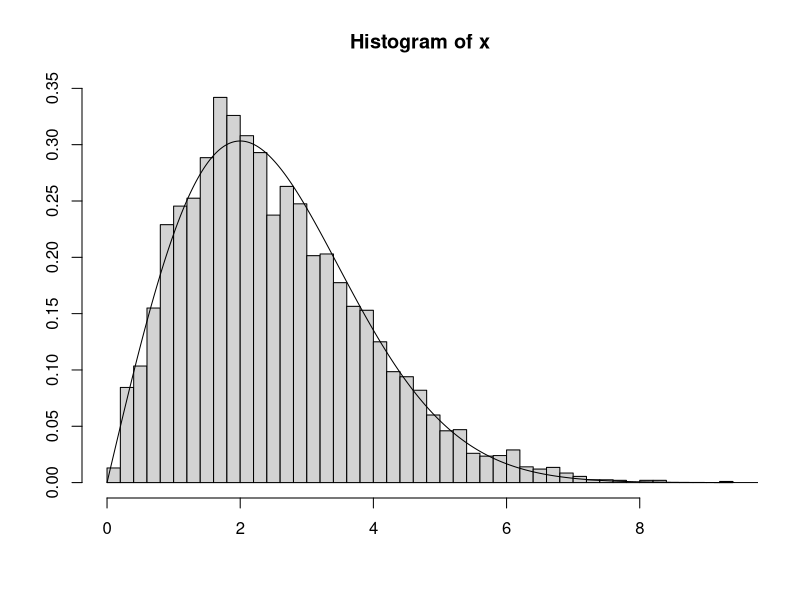
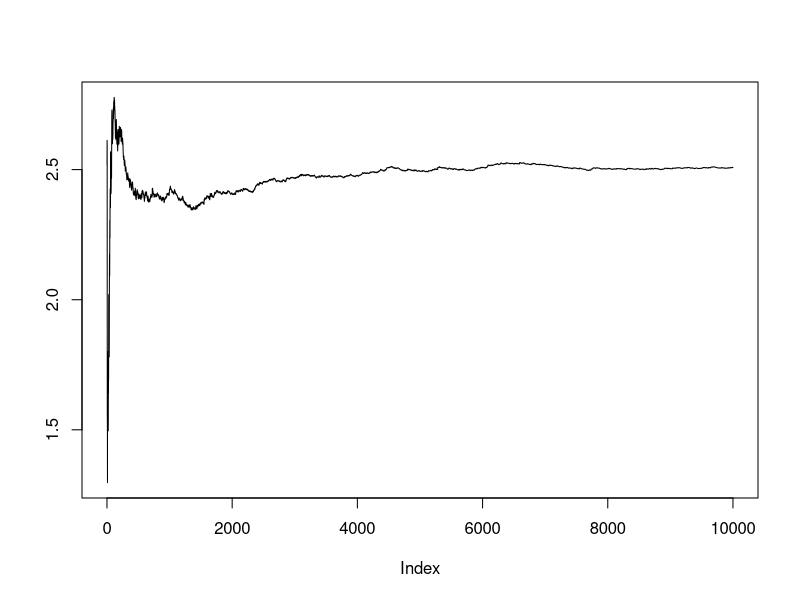
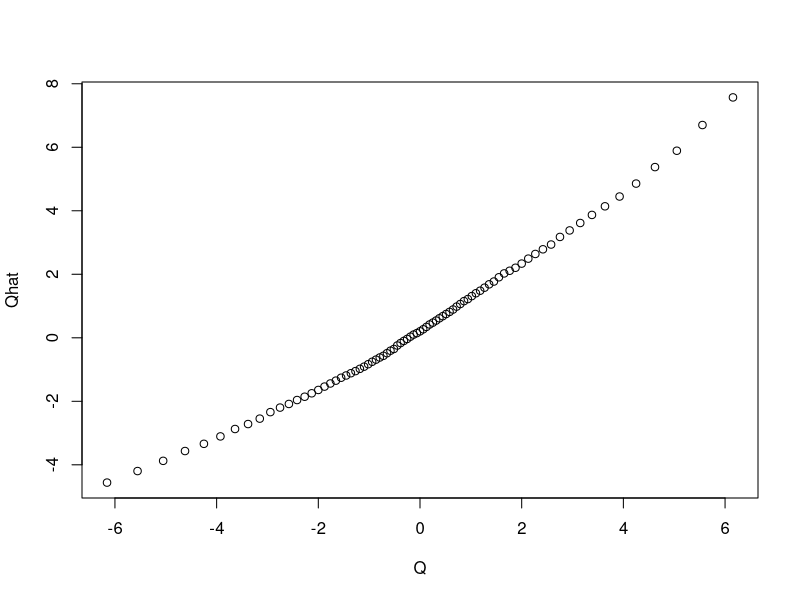

Here is the R script that generated these plots, in order:
## ---- chunk 1
set.seed(224)
## ---- chunk 2
n <- 10000
x <- rep(0,n)

rayliegh <- function(x) {
  (x/4)*exp(-x^2/8)
}

q <- function(x) {
  rgamma(1, shape = x, rate = 1)
}

x[1] <- 5

for (i in 1:n) {
  xp <- q(x[i])
  alpha <- min(1, (rayliegh(xp)*dgamma(x[i], 
                                       shape = xp, 
                                       rate = 1))/(rayliegh(x[i])*dgamma(xp, 
                                                                         shape = x[i], 
                                                                         rate = 1)))
  if (runif(1) < alpha){
		x[i+1] <- xp
	}
	else{
		x[i+1] <- x[i]
	}	
}

## ---- chunk 3
hist(x, prob = TRUE, xlab = "", ylab = "", breaks = 50)
lines(seq(0,10,.01), rayliegh(seq(0,10,.01)))
## ---- chunk 4
mean(x)


n <- 10000
q <- rgamma(n, shape = 5, rate = 1)

plot(cumsum(q*rayliegh(q)/dgamma(q, shape = 5, rate = 1))/(1:n),
     ylab = "",
     type = "l")
## ---- chunk 5
n <- 10000
x <- rep(0,n)

cauch <- function(x) {
  1/(2*pi*(1+(x^2/4)))
}

q <- function(x) {
  rnorm(1, mean = x, sd = 4)
}

x[1] <- 0

for (i in 1:n) {
  xp <- q(x[i])
  alpha <- min(1, cauch(xp)/(cauch(x[i])))
  if (runif(1) < alpha){
		x[i+1] <- xp
	}
	else{
		x[i+1] <- x[i]
	}
}

## ---- chunk 6
p <- seq(0.1,0.9, 0.01)
Qhat <- quantile(x,p)
Q <- qcauchy(p, scale = 2, location = 0)

plot(Q,Qhat)
## ---- chunk 7
n <- 50000
x <- rep(0,n)
mass <- dbinom(0:4, 4, .5)

S <- c(1:5)
Q <- matrix(rep(.2, 25), nrow = 5, ncol = 5)

x[1] <- 2

for(i in 1:n){
	xp <- sample(S, 1, prob = Q[x[i], ])
	alpha <- min(1, mass[xp]/mass[x[i]])
	if (runif(1) < alpha){
		x[i+1] <- xp
	}
	else{
		x[i+1] <- x[i]
	}
}

table(x)/(n+1)
## ---- chunk 8
n <- 50000
u <- runif(n)

z <- rbinom(u, 4, .5)

mean(z)

## ---- chunk 9
n <- 50000
u <- runif(n)

z <- rbinom(u, 4, .5)

mean((z - mean(z))^2)
